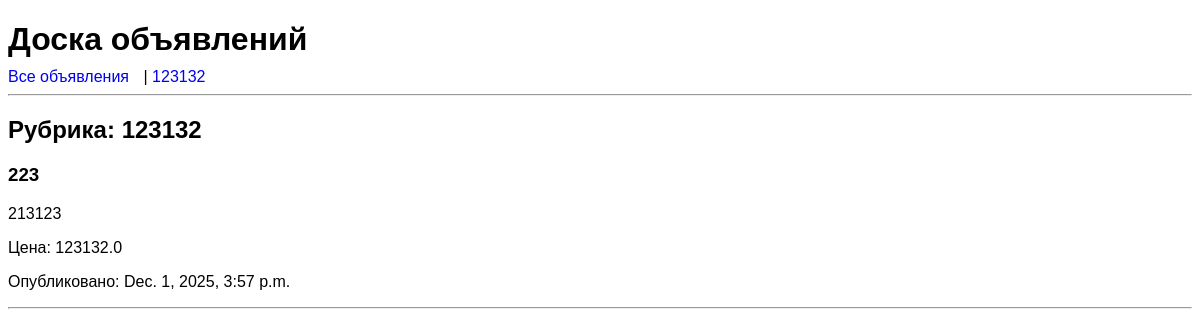
The app's page /rubric/1/ with its own data.
### bboard/models.py (models this page shows, shortened)
class Rubric(models.Model):
    name = models.CharField(
        max_length=20,
        db_index=True,
        verbose_name='Название рубрики'
    )
    class Meta:
        verbose_name = 'Рубрика'
        verbose_name_plural = 'Рубрики'
        ordering = ['name']

class Bb(models.Model):
    title = models.CharField(
        max_length=50,
        validators=[validate_no_bad_words],
        verbose_name='Заголовок'
    )
    content = models.TextField(
        validators=[validate_min_length_10],
        verbose_name='Описание'
    )
    price = models.FloatField(
        validators=[validate_positive_price],
        verbose_name='Цена'
    )
    published = models.DateTimeField(
        auto_now_add=True,
        db_index=True,
        verbose_name='Опубликовано'
    )
    rubric = models.ForeignKey(
        Rubric,
        on_delete=models.PROTECT,
        null=True,
        verbose_name='Рубрика'
    )
    author = models.ForeignKey(
        User,
        on_delete=models.CASCADE,
        null=True,
        blank=True,
        related_name='bbs',
        verbose_name='Автор'
    )
    tags = models.ManyToManyField(
        Tag,
        blank=True,
        related_name='bbs',
        verbose_name='Теги'
    )
    constraints = [
        models.CheckConstraint(
            check=models.Q(price__gte=0),
            name='price_non_negative'
        )
    ]
    objects = models.Manager()  # стандартный менеджер
    published_objects = PublishedBbManager()
    class Meta:
        verbose_name = 'Объявление'
        verbose_name_plural = 'Объявления'
        ordering = ['-published']

### bboard/views.py (the view)
# urls.py: path('rubric/<int:rubric_id>/', by_rubric, name='by_rubric'),
def by_rubric(request, rubric_id):
    bbs = Bb.objects.filter(rubric=rubric_id)
    rubrics = Rubric.objects.all()
    current_rubric = Rubric.objects.get(pk=rubric_id)
    context = {
        'bbs': bbs,
        'rubrics': rubrics,
        'current_rubric': current_rubric,
    }
    return render(request, 'bboard/by_rubric.html', context)

### bboard/templates/bboard/by_rubric.html (shortened to what this page needs)
{% extends 'bboard/base.html' %}
{% block content %}
<h2>Рубрика: {{ current_rubric.name }}</h2>
{% for bb in bbs %}
    <div>
        <h3>{{ bb.title }}</h3>
        <p>{{ bb.content }}</p>
        <p>Цена: {{ bb.price }}</p>
        <p>Опубликовано: {{ bb.published }}</p>
        <hr>
    </div>
{% empty %}
    <p>В этой рубрике пока нет объявлений.</p>
{% endfor %}
{% endblock %}

### bboard/templates/bboard/base.html (shortened to what this page needs)
{% load static %}
<!DOCTYPE html>
<html>
<head>
    <link rel="stylesheet" href="{% static 'bboard/style.css' %}">
</head>
<body>
<h1>Доска объявлений</h1>
<nav>
    <a href="{% url 'index' %}">Все объявления</a> |
    {% for rubric in rubrics %}
        <a href="{% url 'by_rubric' rubric.pk %}">
            {{ rubric.name }}
        </a>{% if not forloop.last %} | {% endif %}
    {% endfor %}
</nav>
<hr>
{% block content %}{% endblock %}
</body>
</html>

### bboard/templates/bboard/style.css (style rules this page uses)
body { font-family: Arial, sans-serif; }
h1 { margin-bottom: 10px; }
nav a { text-decoration: none; margin-right: 10px; }
div { margin-bottom: 10px; }

### records on screen
Rubric: name "123132"
Bb: title "223", content "213123", price "123132.0", published "Dec. 1, 2025, 3:57 p.m."
